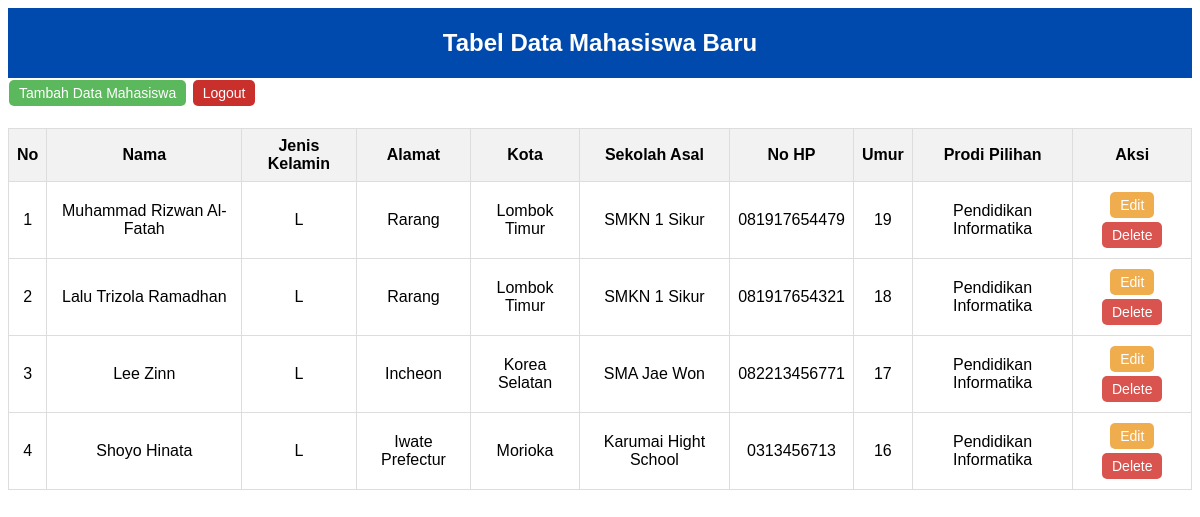
The app's page /data.php with its own data.
### tables this page shows
CREATE TABLE `mahasiswa` (
  `id` int(11) NOT NULL,
  `nama_mhs` char(50) DEFAULT NULL,
  `sex` enum('L','P') DEFAULT NULL,
  `alamat` varchar(50) DEFAULT NULL,
  `kota` varchar(20) DEFAULT NULL,
  `asal_sma` char(30) DEFAULT NULL,
  `nohp` varchar(12) DEFAULT NULL,
  `umur` int(3) DEFAULT NULL,
  `prodi_pilihan` char(50) DEFAULT NULL
);

### data.php (the view, shortened to what this page needs)
<!DOCTYPE html>
<html>
<head>
</head>
<body>
<div class="header">
    <h2>Tabel Data Mahasiswa Baru</h2>
</div>
<a href="form_tambah.php"><button class="btn-tambah">Tambah Data Mahasiswa</button></a>
<table border="1">
    <thead>
        <tr>
            <th>No</th>
            <th>Nama</th>
            <th>Jenis Kelamin</th>
            <th>Alamat</th>
            <th>Kota</th>
            <th>Sekolah Asal</th>
            <th>No HP</th>
            <th>Umur</th>
            <th>Prodi Pilihan</th>
            <th>Aksi</th>
        </tr>
    </thead>
    <tbody>
        <?php
        include "koneksi.php";
        $i = 0;
        $hasil = mysqli_query($db, 'SELECT * FROM mahasiswa') or die(mysqli_error($db));
        $data = mysqli_num_rows($hasil);
        if ($data > 0) {
            while ($row = mysqli_fetch_array($hasil)) {
                $i++;
                ?>
                <tr>
                    <td><?php echo $i; ?></td>
                    <td><?php echo $row['nama_mhs']; ?></td>
                    <td><?php echo $row['sex']; ?></td>
                    <td><?php echo $row['alamat']; ?></td>
                    <td><?php echo $row['kota']; ?></td>
                    <td><?php echo $row['asal_sma']; ?></td>
                    <td><?php echo $row['nohp']; ?></td>
                    <td><?php echo $row['umur']; ?></td>
                    <td><?php echo $row['prodi_pilihan']; ?></td>
                    <td>
                        <a href="form_edit.php?id=<?php echo $row['id']; ?>"><button class="btn-edit">Edit</button></a>
                        <a href="proses_hapus.php?id=<?php echo $row['id']; ?>" onclick="return confirm('Anda yakin ingin menghapus data ini?')"><button class="btn-delete">Delete</button></a>
                    </td>
                </tr>
                <?php
            }
        }
        ?>
        <a href="logout.php"><button class="btn-logout">Logout</button></a>
</body>
</html>
</body>
</html>

### data.php (style rules this page uses)
body { font-family: Arial, sans-serif; }
.header { background-color: #004aad; color: white; text-align: center; padding: 1px; }
table { width: 100%; border-collapse: collapse; margin-top: 20px; }
th, td { border: 1px solid #ddd; padding: 8px; text-align: center; }
th { background-color: #f2f2f2; }
.btn-edit, .btn-delete, .btn-tambah, .btn-logout { border: none; color: white; padding: 5px 10px; text-align: center; text-decoration: none; display: inline-block; font-size: 14px; margin: 2px 1px; cursor: pointer; border-radius: 5px; }
.btn-edit { background-color: #f0ad4e; }
.btn-delete { background-color: #d9534f; }
.btn-tambah { background-color: #5cb85c; }
.btn-logout { background-color: #c9302c; }

### records on screen
mahasiswa: nama_mhs "Muhammad Rizwan Al-Fatah", sex "L", alamat "Rarang", kota "Lombok Timur", asal_sma "SMKN 1 Sikur", nohp "081917654479", umur "19", prodi_pilihan "Pendidikan Informatika"
mahasiswa: nama_mhs "Lalu Trizola Ramadhan", sex "L", alamat "Rarang", kota "Lombok Timur", asal_sma "SMKN 1 Sikur", nohp "081917654321", umur "18", prodi_pilihan "Pendidikan Informatika"
mahasiswa: nama_mhs "Lee Zinn", sex "L", alamat "Incheon", kota "Korea Selatan", asal_sma "SMA Jae Won", nohp "082213456771", umur "17", prodi_pilihan "Pendidikan Informatika"
mahasiswa: nama_mhs "Shoyo Hinata", sex "L", alamat "Iwate Prefectur", kota "Morioka", asal_sma "Karumai Hight School", nohp "0313456713", umur "16", prodi_pilihan "Pendidikan Informatika"
